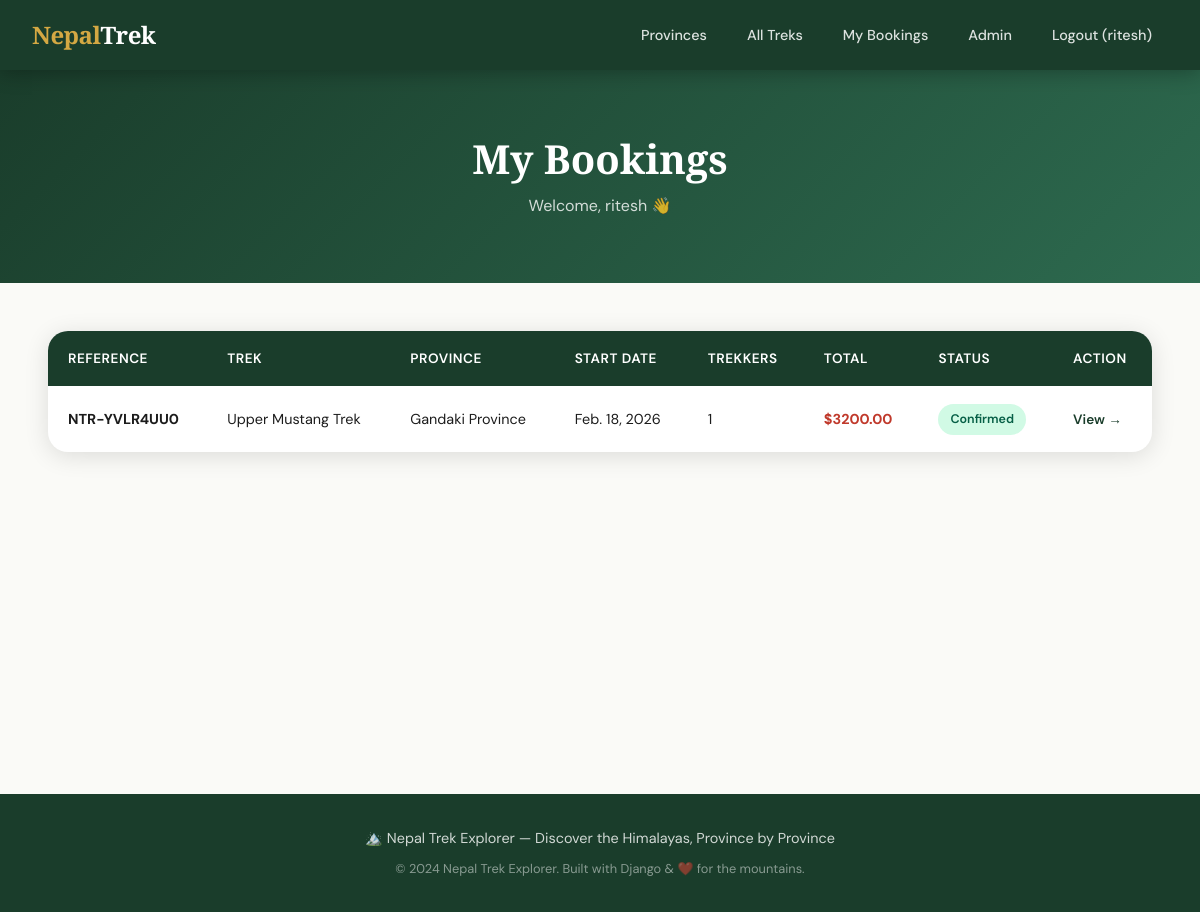
Page /my-bookings/ (signed in) on the committed database.
### treks/models.py (models this page shows, shortened)
class Booking(models.Model):
    STATUS_CHOICES = [
        ('pending', 'Pending'),
        ('confirmed', 'Confirmed'),
        ('cancelled', 'Cancelled'),
        ('completed', 'Completed'),
    ]
    user = models.ForeignKey(User, on_delete=models.SET_NULL, null=True, blank=True, related_name='bookings')
    route = models.ForeignKey(TrekkingRoute, on_delete=models.CASCADE, related_name='bookings')
    full_name = models.CharField(max_length=200)
    email = models.EmailField()
    phone = models.CharField(max_length=20)
    nationality = models.CharField(max_length=100)
    trek_start_date = models.DateField()
    trek_end_date = models.DateField()
    num_trekkers = models.PositiveIntegerField(default=1)
    require_guide = models.BooleanField(default=False)
    require_porter = models.BooleanField(default=False)
    num_porters = models.PositiveIntegerField(default=0)
    special_requests = models.TextField(blank=True)
    emergency_contact_name = models.CharField(max_length=200)
    emergency_contact_phone = models.CharField(max_length=20)
    total_price = models.DecimalField(max_digits=12, decimal_places=2, default=0)
    status = models.CharField(max_length=15, choices=STATUS_CHOICES, default='pending')
    booking_reference = models.CharField(max_length=20, unique=True, blank=True)
    created_at = models.DateTimeField(auto_now_add=True)
    updated_at = models.DateTimeField(auto_now=True)
    class Meta:
        ordering = ['-created_at']

class TrekkingRoute(models.Model):
    DIFFICULTY_CHOICES = [
        ('easy', 'Easy'),
        ('moderate', 'Moderate'),
        ('hard', 'Hard'),
        ('extreme', 'Extreme'),
    ]
    SEASON_CHOICES = [
        ('spring', 'Spring (Mar-May)'),
        ('summer', 'Summer (Jun-Aug)'),
        ('autumn', 'Autumn (Sep-Nov)'),
        ('winter', 'Winter (Dec-Feb)'),
        ('all', 'All Seasons'),
    ]
    name = models.CharField(max_length=200)
    province = models.ForeignKey(Province, on_delete=models.CASCADE, related_name='routes')
    description = models.TextField()
    short_description = models.CharField(max_length=300, blank=True)
    difficulty = models.CharField(max_length=10, choices=DIFFICULTY_CHOICES, default='moderate')
    duration_days = models.PositiveIntegerField(help_text='Number of days')
    distance_km = models.DecimalField(max_digits=6, decimal_places=1, help_text='Distance in kilometers')
    max_altitude = models.PositiveIntegerField(help_text='Maximum altitude in meters', default=0)
    best_season = models.CharField(max_length=10, choices=SEASON_CHOICES, default='autumn')
    start_point = models.CharField(max_length=100)
    end_point = models.CharField(max_length=100)
    price_per_person = models.DecimalField(max_digits=10, decimal_places=2, help_text='Price in USD')
    image = models.ImageField(upload_to='routes/', blank=True, null=True)
    highlights = models.TextField(blank=True, help_text='Key highlights, one per line')
    includes = models.TextField(blank=True, help_text='What is included, one per line')
    excludes = models.TextField(blank=True, help_text='What is excluded, one per line')
    is_featured = models.BooleanField(default=False)
    is_active = models.BooleanField(default=True)
    created_at = models.DateTimeField(auto_now_add=True)
    updated_at = models.DateTimeField(auto_now=True)
    class Meta:
        ordering = ['name']

class Province(models.Model):
    name = models.CharField(max_length=100)
    code = models.CharField(max_length=10, unique=True)
    description = models.TextField(blank=True)
    image = models.ImageField(upload_to='provinces/', blank=True, null=True)
    headquarters = models.CharField(max_length=100, blank=True)
    class Meta:
        ordering = ['name']

### treks/views.py (the view)
# urls.py: path('my-bookings/', views.my_bookings, name='my_bookings'),
@login_required
def my_bookings(request):
    bookings = Booking.objects.filter(user=request.user)
    return render(request, 'treks/my_bookings.html', {'bookings': bookings})

### templates/treks/my_bookings.html (shortened to what this page needs)
{% extends 'base.html' %}
{% block content %}
<section class="page-hero">
    <h1>My Bookings</h1>
    <p style="color:rgba(255,255,255,0.8);">Welcome, {{ request.user.first_name|default:request.user.username }} 👋</p>
</section>
<section class="section" style="padding-top:3rem;">
    <div class="container">
        {% if bookings %}
        <div class="booking-table-card">
            <div style="overflow-x:auto;">
            <table class="booking-table">
                <thead>
                    <tr>
                        <th>Reference</th>
                        <th>Trek</th>
                        <th>Province</th>
                        <th>Start Date</th>
                        <th>Trekkers</th>
                        <th>Total</th>
                        <th>Status</th>
                        <th>Action</th>
                    </tr>
                </thead>
                <tbody>
                    {% for booking in bookings %}
                    <tr>
                        <td><strong>{{ booking.booking_reference }}</strong></td>
                        <td>{{ booking.route.name }}</td>
                        <td>{{ booking.route.province.name }}</td>
                        <td>{{ booking.trek_start_date }}</td>
                        <td>{{ booking.num_trekkers }}</td>
                        <td style="font-weight:700; color:var(--crimson);">${{ booking.total_price }}</td>
                        <td><span class="status-badge status-{{ booking.status }}">{{ booking.get_status_display }}</span></td>
                        <td><a href="{% url 'treks:booking_success' booking.pk %}" style="color:var(--forest); font-weight:600; text-decoration:none; font-size:0.85rem;">View →</a></td>
                    </tr>
                    {% endfor %}
                </tbody>
            </table>
            </div>
        </div>
        {% endif %}
    </div>
</section>
{% endblock %}

### templates/base.html (shortened to what this page needs)
{% load static %}
<!DOCTYPE html>
<html lang="en">
<head>
</head>
<body>
    <nav>
        <a href="{% url 'treks:home' %}" class="nav-logo">Nepal<span>Trek</span></a>
        <div class="nav-links">
            <a href="{% url 'treks:province_list' %}">Provinces</a>
            <a href="{% url 'treks:route_list' %}">All Treks</a>
            {% if user.is_authenticated %}
                <a href="{% url 'treks:my_bookings' %}">My Bookings</a>
                <a href="/admin/" >Admin</a>
                <a href="{% url 'logout' %}" class="btn-btn">Logout ({{ user.first_name|default:user.username }})</a>
            {% else %}
                <a href="{% url 'login' %}">Login</a>
                <a href="{% url 'treks:register' %}" class="btn nav-btn">Register</a>
            {% endif %}
        </div>
    </nav>
    <main>{% block content %}{% endblock %}</main>
    <footer>
        <p>🏔️ Nepal Trek Explorer &mdash; Discover the Himalayas, Province by Province</p>
        <p style="margin-top:0.5rem; font-size:0.8rem; opacity:0.6">
            &copy; 2024 Nepal Trek Explorer. Built with Django &amp; ❤️ for the mountains.
        </p>
    </footer>
</body>
</html>

### templates/base.html (style rules this page uses)
:root { --crimson: #C0392B; --crimson-dark: #922B21; --gold: #D4A843; --gold-light: #F0C060; --forest: #1A3D2B; --forest-mid: #2D6A4F; --forest-light: #40916C; --sky: #E8F4F8; --stone: #F5F0E8; --charcoal: #1C1C1C; --warm-grey: #8B7355; --off-white: #FAFAF7; --shadow: 0 4px 24px rgba(0,0,0,0.12); --shadow-lg: 0 12px 48px rgba(0,0,0,0.18); }
*, *::before, *::after { box-sizing: border-box; margin: 0; padding: 0; }
body { font-family: 'DM Sans', sans-serif; background: var(--off-white); color: var(--charcoal); line-height: 1.7; }
nav { background: var(--forest); padding: 0 2rem; display: flex; align-items: center; justify-content: space-between; position: sticky; top: 0; z-index: 100; box-shadow: 0 2px 20px rgba(0,0,0,0.3); height: 70px; }
.nav-logo { font-family: 'Playfair Display', serif; color: var(--gold); font-size: 1.5rem; font-weight: 900; text-decoration: none; letter-spacing: -0.5px; }
.nav-logo span { color: #fff; }
.nav-links { display: flex; align-items: center; gap: 0.5rem; }
.nav-links a { color: rgba(255,255,255,0.85); text-decoration: none; padding: 0.5rem 1rem; border-radius: 6px; font-size: 0.9rem; font-weight: 500; transition: all 0.2s; }
main { min-height: calc(100vh - 140px); }
h1, h2, h3, h4 { font-family: 'Playfair Display', serif; line-height: 1.25; }
.section { padding: 5rem 2rem; }
.container { max-width: 1200px; margin: 0 auto; padding: 0 1rem; }
footer { background: var(--forest); color: rgba(255,255,255,0.8); text-align: center; padding: 2rem; font-size: 0.9rem; margin-top: 4rem; }

### templates/treks/my_bookings.html (style rules this page uses)
.page-hero { background:linear-gradient(135deg,var(--forest),var(--forest-mid)); padding:4rem 2rem; color:#fff; text-align:center; }
.page-hero h1 { font-size:2.5rem; margin-bottom:0.5rem; }
.booking-table-card { background:#fff; border-radius:20px; box-shadow:var(--shadow); overflow:hidden; }
.booking-table { width:100%; border-collapse:collapse; }
.booking-table th { background:var(--forest); color:#fff; padding:1rem 1.25rem; text-align:left; font-size:0.85rem; font-weight:600; text-transform:uppercase; letter-spacing:0.5px; }
.booking-table td { padding:1.1rem 1.25rem; border-bottom:1px solid #F5F5F5; font-size:0.9rem; }
.booking-table tr:last-child td { border-bottom:none; }
.status-badge { display:inline-block; padding:0.3rem 0.75rem; border-radius:50px; font-size:0.78rem; font-weight:600; }
.status-confirmed { background:#D1FAE5; color:#065F46; }

### rows in the picture
Booking: booking_reference "NTR-YVLR4UU0", route.name "Upper Mustang Trek", route.province.name "Gandaki Province", trek_start_date "Feb. 18, 2026", num_trekkers "1", total_price "3200.00", status "Confirmed"

### other values in the picture
{{ user.first_name|default:user.username }} "ritesh"
{{ request.user.first_name|default:request.user.username }} "ritesh"
